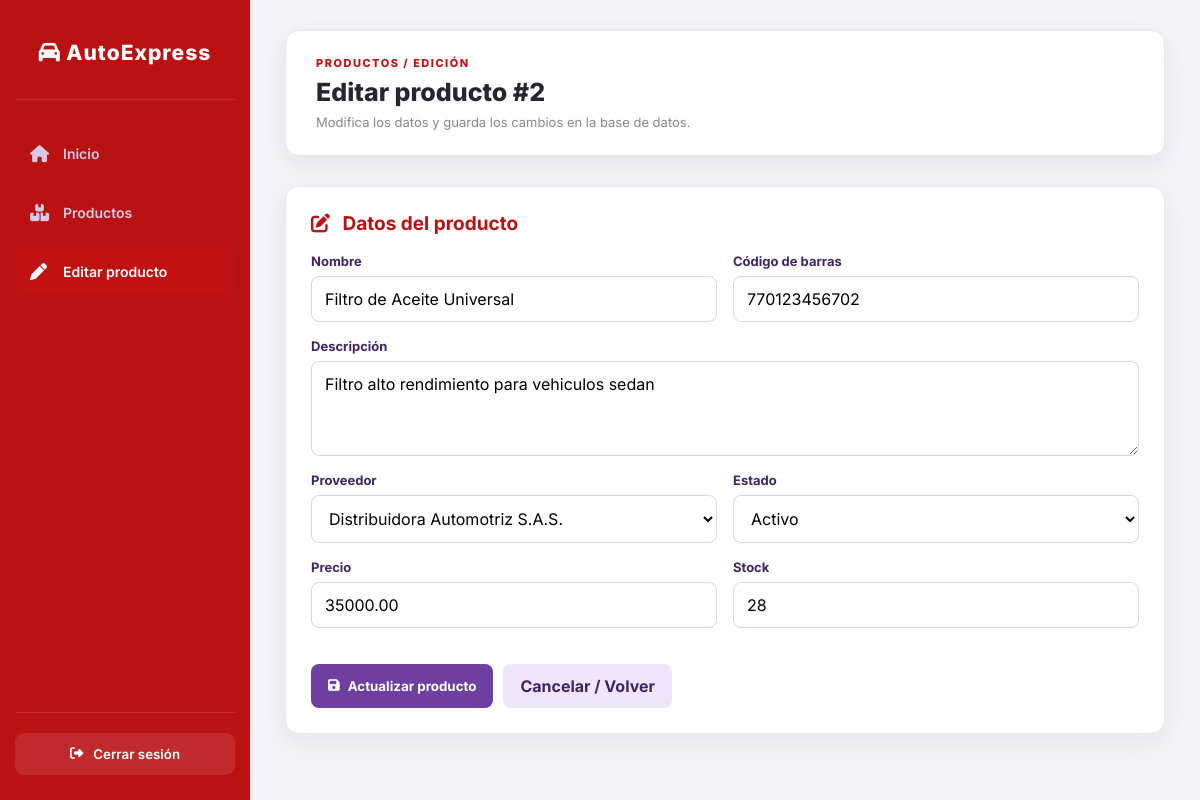
The page /index.php?action=editar&id=2 on the database its author committed.
### tables this page shows
CREATE TABLE `productos` (
  `id` int(11) NOT NULL,
  `codigo_barras` varchar(50) DEFAULT NULL,
  `nombre` varchar(100) NOT NULL,
  `descripcion` text DEFAULT NULL,
  `precio` decimal(10,2) NOT NULL CHECK (`precio` >= 0),
  `stock` int(11) NOT NULL DEFAULT 0 CHECK (`stock` >= 0),
  `proveedor_id` int(11) NOT NULL,
  `estado` enum('activo','inactivo') DEFAULT 'activo'
);

CREATE TABLE `proveedores` (
  `id` int(11) NOT NULL,
  `nit` varchar(20) NOT NULL,
  `razon_social` varchar(100) NOT NULL,
  `telefono` varchar(20) NOT NULL,
  `correo` varchar(100) DEFAULT NULL
);

### app/controllers/ProductoController.php (called while the page is built, shortened)
<?php
require_once __DIR__ . '/../models/Producto.php';
require_once __DIR__ . '/../helpers.php';
class ProductoController
{
    private $modelo;
    public function __construct()
    {
        try {
            $this->modelo = new Producto();
        } catch (Throwable $e) {
            $this->modelo = null;
            $this->errorConexion = $e->getMessage();
            error_log('AutoExpress inicializar modelo: ' . $e->getMessage());
        }
    }
    public function editar()
    {
        $id = filter_var($_GET['id'] ?? null, FILTER_VALIDATE_INT);
        try {
            $producto = $this->modeloActivo()->getById($id);
        } catch (Throwable $e) {
            error_log('AutoExpress buscar producto: ' . $e->getMessage());
            $this->redirigir('productos', '', 'No fue posible consultar el producto.');
        }
        $datos = $producto;
        $error = '';
        $proveedores = $this->cargarProveedores($error);
        require __DIR__ . '/../../views/productos/editar.php';
    }
    private function modeloActivo()
    {
        return $this->modelo;
    }
    private function cargarProveedores(&$error)
    {
        try {
            return $this->modeloActivo()->getProveedores();
        } catch (Throwable $e) {
            error_log('AutoExpress proveedores: ' . $e->getMessage());
            if ($error === '') {
                $error = $e->getMessage();
            }
            return [];
        }
    }
}

### app/models/Producto.php (called while the page is built, shortened)
<?php
require_once __DIR__ . '/../../config/database.php';
class Producto
{
    private $conn;
    public function __construct()
    {
        $database = new Database();
        $this->conn = $database->getConnection();
    }
    public function getById($id)
    {
        $sql = "SELECT id, codigo_barras, nombre, descripcion, precio,
                       stock, proveedor_id, estado
                FROM productos
                WHERE id = :id
                LIMIT 1";
        $consulta = $this->conn->prepare($sql);
        $consulta->execute([':id' => $id]);
        return $consulta->fetch(PDO::FETCH_ASSOC);
    }
    public function getProveedores()
    {
        $consulta = $this->conn->prepare("SELECT id, razon_social FROM proveedores ORDER BY razon_social");
        $consulta->execute();
        return $consulta->fetchAll(PDO::FETCH_ASSOC);
    }
}

### config/database.php (called while the page is built)
<?php
class Database
{
    public function getConnection()
    {
        $archivoEnv = __DIR__ . '/.env';
        $config = is_file($archivoEnv) ? parse_ini_file($archivoEnv) : [];
        $host = $config['DB_HOST'] ?? 'localhost';
        $port = $config['DB_PORT'] ?? '3306';
        $nombreBD = $config['DB_NAME'] ?? 'autoexpress_v2';
        $usuario = $config['DB_USER'] ?? 'root';
        $clave = $config['DB_PASSWORD'] ?? ($config['DB_PASS'] ?? '');
        try {
            return new PDO(
                "mysql:host={$host};port={$port};dbname={$nombreBD};charset=utf8mb4",
                $usuario,
                $clave,
                [
                    PDO::ATTR_ERRMODE => PDO::ERRMODE_EXCEPTION,
                    PDO::ATTR_DEFAULT_FETCH_MODE => PDO::FETCH_ASSOC,
                    PDO::ATTR_EMULATE_PREPARES => false
                ]
            );
        } catch (PDOException $e) {
            error_log('AutoExpress DB: ' . $e->getMessage());
            throw new RuntimeException(
                'No se pudo conectar con la base de datos autoexpress_v2. Verifica que MySQL esté iniciado, que hayas importado database/autoexpress_v2.sql y que config/.env tenga los datos correctos.',
                0,
                $e
            );
        }
    }
}

### app/helpers.php (called while the page is built)
<?php
function e($valor)
{
    return htmlspecialchars((string)($valor ?? ''), ENT_QUOTES, 'UTF-8');
}

### views/productos/editar.php (the view, shortened to what this page needs)
<!DOCTYPE html>
<html lang="es">
<head>
    <link rel="stylesheet" href="css/styles.css">
    <link rel="stylesheet" href="https://cdnjs.cloudflare.com/ajax/libs/font-awesome/6.5.0/css/all.min.css">
</head>
<body class="app-body">
<div class="app">
    <aside class="sidebar">
        <div class="brand"><span><i class="fa-solid fa-car"></i> AutoExpress</span></div>
        <nav>
            <a class="nav-link" href="dashboard.html"><i class="fa-solid fa-house"></i> Inicio</a>
            <a class="nav-link" href="index.php?action=productos"><i class="fa-solid fa-boxes-stacked"></i> Productos</a>
            <a class="nav-link active" href="#editar"><i class="fa-solid fa-pen"></i> Editar producto</a>
        </nav>
        <div class="sidebar-foot">
            <button type="button" id="btn-logout" class="btn-logout"><i class="fa-solid fa-right-from-bracket"></i> Cerrar sesión</button>
        </div>
    </aside>
    <main class="content">
        <header class="content-header">
            <div><p class="eyebrow">Productos / Edición</p><h1>Editar producto #<?= e($datos['id'] ?? '') ?></h1><p>Modifica los datos y guarda los cambios en la base de datos.</p></div>
        </header>
        <section class="panel">
            <h2><i class="fa-solid fa-pen-to-square"></i> Datos del producto</h2>
            <form class="mvc-form" method="POST" action="<?= "index.php?action=actualizar&amp;id=" . e($datos['id'] ?? '') ?>">
                <div class="mvc-field">
                    <label for="nombre">Nombre</label>
                    <input id="nombre" name="nombre" type="text" maxlength="100" value="<?= e($datos['nombre'] ?? '') ?>" required>
                </div>
                <div class="mvc-field">
                    <label for="codigo_barras">Código de barras</label>
                    <input id="codigo_barras" name="codigo_barras" type="text" maxlength="50" value="<?= e($datos['codigo_barras'] ?? '') ?>">
                </div>
                <div class="mvc-field full">
                    <label for="descripcion">Descripción</label>
                    <textarea id="descripcion" name="descripcion"><?= e($datos['descripcion'] ?? '') ?></textarea>
                </div>
                <div class="mvc-field">
                    <label for="proveedor_id">Proveedor</label>
                    <select id="proveedor_id" name="proveedor_id" required>
                        <?php foreach ($proveedores as $proveedor): ?>
                            <option value="<?= e($proveedor['id']) ?>" <?= (string)($datos['proveedor_id'] ?? '') === (string)$proveedor['id'] ? 'selected' : '' ?>>
                                <?= e($proveedor['razon_social']) ?>
                            </option>
                        <?php endforeach; ?>
                    </select>
                </div>
                <div class="mvc-field">
                    <label for="estado">Estado</label>
                    <select id="estado" name="estado" required>
                        <?php foreach (['activo', 'inactivo'] as $opcion): ?>
                            <option value="<?= $opcion ?>" <?= ($datos['estado'] ?? 'activo') === $opcion ? 'selected' : '' ?>><?= ucfirst($opcion) ?></option>
                        <?php endforeach; ?>
                    </select>
                </div>
                <div class="mvc-field">
                    <label for="precio">Precio</label>
                    <input id="precio" name="precio" type="number" min="0" step="0.01" value="<?= e($datos['precio'] ?? '') ?>" required>
                </div>
                <div class="mvc-field">
                    <label for="stock">Stock</label>
                    <input id="stock" name="stock" type="number" min="0" step="1" value="<?= e($datos['stock'] ?? '') ?>" required>
                </div>
                <div class="mvc-field full">
                    <div class="mvc-actions">
                        <button class="mvc-button" type="submit"><i class="fa-solid fa-floppy-disk"></i> Actualizar producto</button>
                        <a class="mvc-button secondary" href="index.php?action=productos">Cancelar / Volver</a>
                    </div>
                </div>
            </form>
        </section>
    </main>
</div>
</body>
</html>

### css/styles.css (style rules this page uses)
:root { --fondo: #f4f3f8; --blanco: #ffffff; --morado: #c01212; --morado-oscuro: #ba1212; --morado-claro: #eee5f8; --texto: #292333; --gris: #898494; --verde: #16865b; --rojo: #cd2c2c; --amarillo: #c58a1b; --borde: #e9e5ef; --sombra: 0 8px 25px rgba(42, 25, 62, 0.07); }
* { margin: 0; padding: 0; box-sizing: border-box; }
body { font-family: 'Inter', sans-serif; background: var(--fondo); color: var(--texto); }
button, input { font-family: inherit; }
button { transition: 0.2s; }
.app-body { min-height: 100vh; }
.app { display: flex; min-height: 100vh; }
.sidebar { position: fixed; top: 0; left: 0; bottom: 0; z-index: 100; width: 250px; min-width: 250px; min-height: 100vh; display: flex; flex-direction: column; padding: 25px 15px; background: var(--morado-oscuro); color: white; }
.brand { height: 75px; display: flex; align-items: center; justify-content: center; gap: 12px; margin-bottom: 30px; padding-bottom: 20px; border-bottom: 1px solid rgba(255,255,255,0.12); color: white; font-size: 21px; font-weight: 800; letter-spacing: 1px; }
.sidebar nav { display: flex; flex-direction: column; gap: 12px; }
.nav-link { display: flex; align-items: center; gap: 13px; padding: 15px; border-radius: 10px; color: #d5c9e3; text-decoration: none; font-size: 14px; font-weight: 600; transition: 0.25s; }
.nav-link i { width: 20px; font-size: 17px; }
.nav-link:hover, .nav-link.active { background: var(--morado); color: white; }
.sidebar-foot { margin-top: auto; padding-top: 20px; border-top: 1px solid rgba(255,255,255,0.12); }
.btn-logout { width: 100%; padding: 13px; display: flex; justify-content: center; align-items: center; gap: 10px; border: none; border-radius: 9px; background: rgba(255,255,255,0.10); color: white; font-weight: 600; cursor: pointer; }
.content { width: calc(100% - 250px); min-height: 100vh; margin-left: 250px; padding: 30px 35px; }
.content-header { display: flex; align-items: center; justify-content: space-between; padding: 25px 30px; margin-bottom: 30px; background: var(--blanco); border: 1px solid var(--borde); border-radius: 14px; box-shadow: var(--sombra); }
.content-header h1 { margin: 7px 0; font-size: 25px; font-weight: 800; }
.content-header p { color: var(--gris); font-size: 13px; }
.content-header .eyebrow { color: var(--morado); font-size: 11px; text-transform: uppercase; letter-spacing: 1.5px; font-weight: 800; }
.panel { background: white; padding: 25px; margin-bottom: 25px; border: 1px solid var(--borde); border-radius: 14px; box-shadow: var(--sombra); }
.panel h2 { margin-bottom: 18px; color: var(--morado-oscuro); font-size: 19px; }
.panel h2 i { margin-right: 8px; color: var(--morado); }

### views/productos/editar.php (style rules this page uses)
.mvc-form { display:grid; grid-template-columns:repeat(2,minmax(0,1fr)); gap:16px; }
.mvc-field { display:flex; flex-direction:column; gap:7px; }
.mvc-field.full { grid-column:1/-1; }
.mvc-field label { font-weight:700; color:#432365; font-size:13px; }
.mvc-field input, .mvc-field textarea, .mvc-field select { width:100%; padding:12px 13px; border:1px solid #ddd3e8; border-radius:8px; font:inherit; box-sizing:border-box; background:#fff; }
.mvc-field textarea { min-height:95px; resize:vertical; }
.mvc-actions { display:flex; flex-wrap:wrap; gap:10px; margin-top:20px; }
.mvc-button { display:inline-flex; align-items:center; gap:8px; padding:12px 17px; border:0; border-radius:8px; background:#6c3fa0; color:white; text-decoration:none; font-weight:700; cursor:pointer; }
.mvc-button.secondary { background:#eee5f8; color:#432365; }

### rows shown on the page
productos: id "2", nombre "Filtro de Aceite Universal", codigo_barras "770123456702", descripcion "Filtro alto rendimiento para vehiculos sedan", proveedor_id "Distribuidora Automotriz S.A.S.", estado "Activo", precio "35000.00", stock "28"
